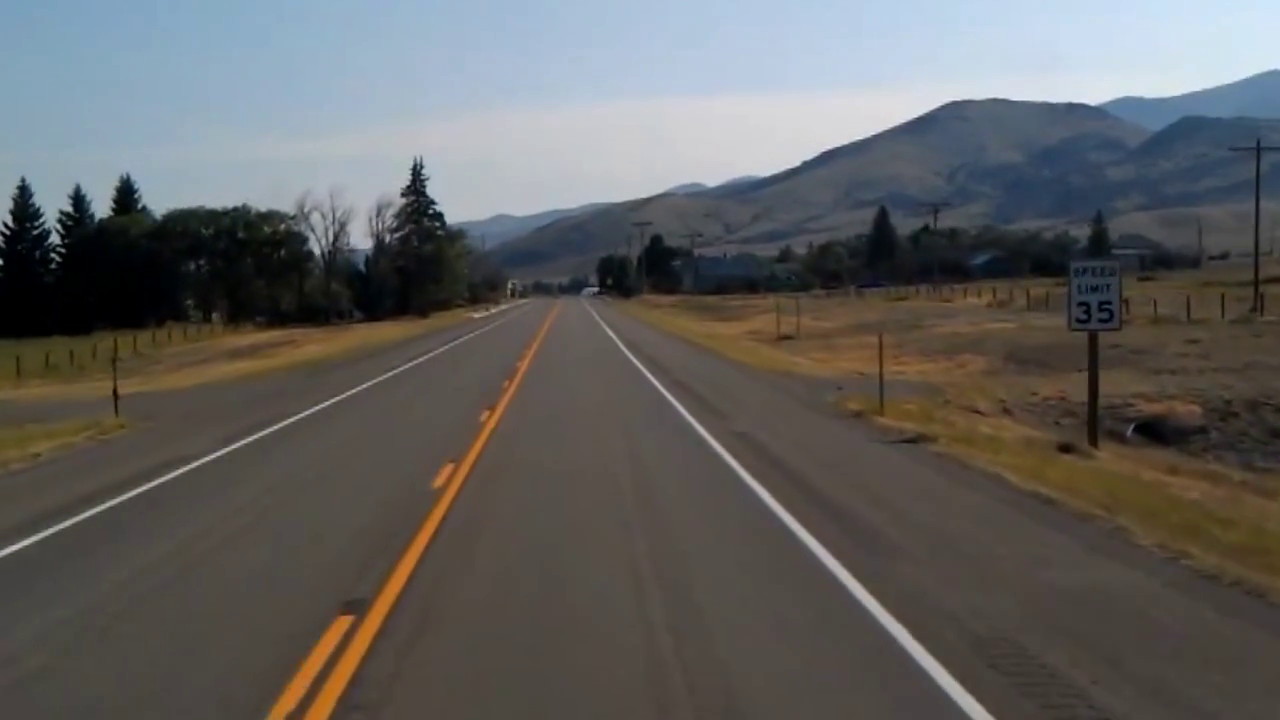
#> input picture frame 39 of section 5-Computer Vision Finding Lane Lines-Open CV/test2 (online-video-cutter.com).mp4, 1280 x 720 px, given in place of test2.mp4, which was not available
$ jupyter execute '10. Finding Lanes on a Video.ipynb'   (text cells are left out)
#> lines starting #> are read from the running program, lines starting #| are printed output that depends on the picture; after the words box and inside, x2 and y2 are one past the last pixel; in counts of white or black regions, pixels touching at a corner belong together; pictures that were not available may be replaced by others from this repository, and a replacement may not be noted
[cell 1]
import cv2
import numpy as np


def canny(image):
    gray_image = cv2.cvtColor(image, cv2.COLOR_RGB2GRAY)
    smooth_image = cv2.GaussianBlur(gray_image, (5,5), 0)
    canny_image = cv2.Canny(smooth_image, 50, 150)
    return canny_image


def region_of_interest(image):
    image_bottom = image.shape[0] # // 704 biggest height
    #triangle = np.array([ (200, image_bottom), (1100, image_bottom), (550, 250) ])
    # // added square brackets so that it can be an array because of the requirement of the fillpoly() function
    polygon = np.array( [ [ (200, image_bottom), (1100, image_bottom), (550, 250) ] ]  )
    mask_image = np.zeros_like(image) # // black image(mask) to put the polygon in
    cv2.fillPoly(mask_image, polygon, 255) # // now the polygon is in the mask, in white color
    masked_image = cv2.bitwise_and(image, mask_image)
    return masked_image


def display_lines(image, lines):
    # // create a mask picture for the lines
    line_image = np.zeros_like(image)
    if lines is not None:
        for line in lines:
            #print(line)  # // this shows each line that isn't none, is 2D, we need to change it to 1D
            x1, y1, x2, y2 = line.reshape(4)
            cv2.line(line_image, (x1, y1), (x2, y2), (0, 255, 0), 10) # // now the line is merged
            # // until now this shows the lines in the masked image but in a correct position thanks to Hough function
            #cv2.line(line_image, (x1, y1), (x2, y2), (0, 0, 255), 17)
            #cv2.line(line_image, (x1, y1), (x2, y2), (255, 0, 0), 17)
    return line_image


# // this was done at the end of average_slope_intercept function
def make_coordinates(image, line_parameters):
    #slope, intercept = line_parameters
    try:                                        # // ***solution for ERROR when there is a gap between lines
        slope, intercept = line_parameters
    except TypeError:
        slope, intercept = 0.01, 0.01
    # // with this part above, I don't need the if statement "if len()"

    y1 = image.shape[0]                         # // 704
    y2 = int(y1 * (3/5) )                       # // 422
    # // can change it to (2/5) to make the lines taller
    x1 = int( (y1 - intercept) / slope)           # // depends on the slope and y-intercept
    x2 = int( (y2 - intercept) / slope)           # // depends on the slope and y-intercept
    return np.array([x1, y1, x2, y2])


def average_slope_intercept(image, lines):
    left_fit = []
    right_fit = []
    #if lines is None:    # // **this is among the solution of the video not working midway
    #    return None      # // it doesn't matter much

    for line in lines:
        x1, y1, x2, y2 = line.reshape(4)
        parameters = np.polyfit((x1, x2), (y1, y2), 1)
        #print(parameters)  # // this shows the slope as the first element and the y-intercept as the second.
        slope = parameters[0]
        intercept = parameters[1]
        if slope < 0:
            left_fit.append( (slope, intercept) )
        else:
            right_fit.append( (slope, intercept) )
    #print(left_fit) # // this shows all the slopes and y-intercepts of the lines on the left
    #print(right_fit) # // this shows all the slopes and y-intercepts of the lines on the right

    #if len(left_fit) and len(right_fit):  # // ** among the solution of video stopping

    left_fit_average = np.average(left_fit, axis=0)
    right_fit_average = np.average(right_fit, axis=0)

    average_LeftLine = make_coordinates(image, left_fit_average)
    average_RightLine = make_coordinates(image, right_fit_average)

    averaged_lines = [average_LeftLine, average_RightLine]
    return averaged_lines   # // this was changed, but it doesn't do anything different

    #return np.array([average_LeftLine, average_RightLine]) # // the original


#@"""

[cell 2]
video_path = 'test2.mp4'
video = cv2.VideoCapture(video_path)

while video.isOpened():
    _, pic_frame = video.read()            # // replace lane_image by frame
#> pic_frame is the input picture: shape (720, 1280, 3); mean B, G, R 96.1, 97.1, 97.7

    # // edge detected image/canny
    edgeDetected_image = canny(pic_frame)
#> in canny, `gray_image = cv2.cvtColor(image, cv2.COLOR_RGB2GRAY)`:
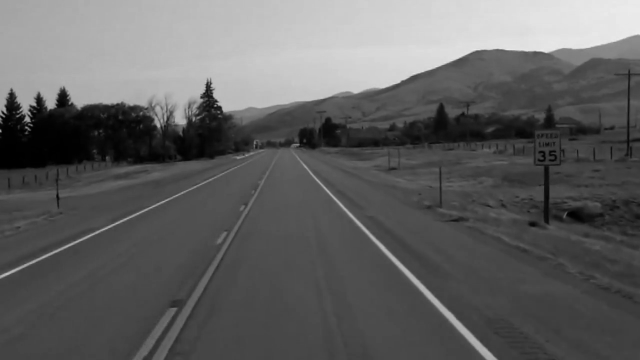
#> gray_image: shape (720, 1280) (shown at 1/2 size); min 0, max 241, mean 96.9
#> in canny, `canny_image = cv2.Canny(smooth_image, 50, 150)`:
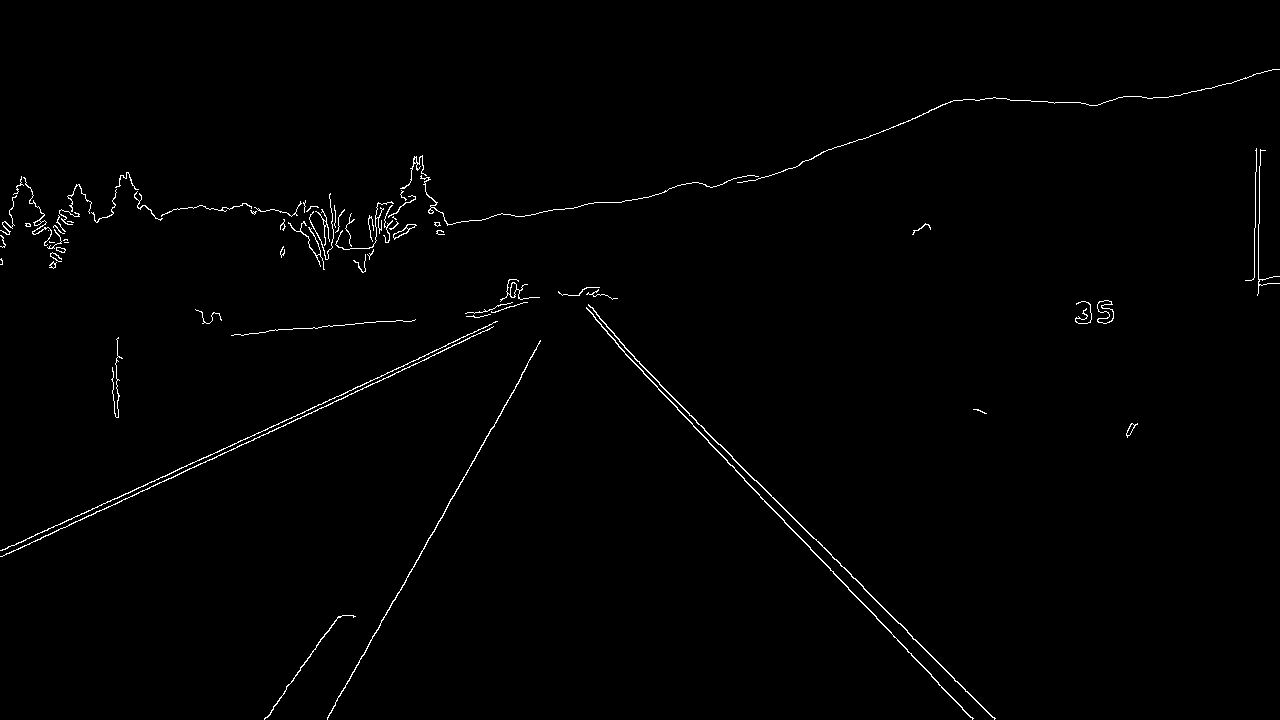
#> canny_image: shape (720, 1280); 0.91% white in thin lines or dots

    # // masked_lane_image
    masked_lane_image = region_of_interest(edgeDetected_image)
#> in region_of_interest, `masked_image = cv2.bitwise_and(image, mask_image)`:
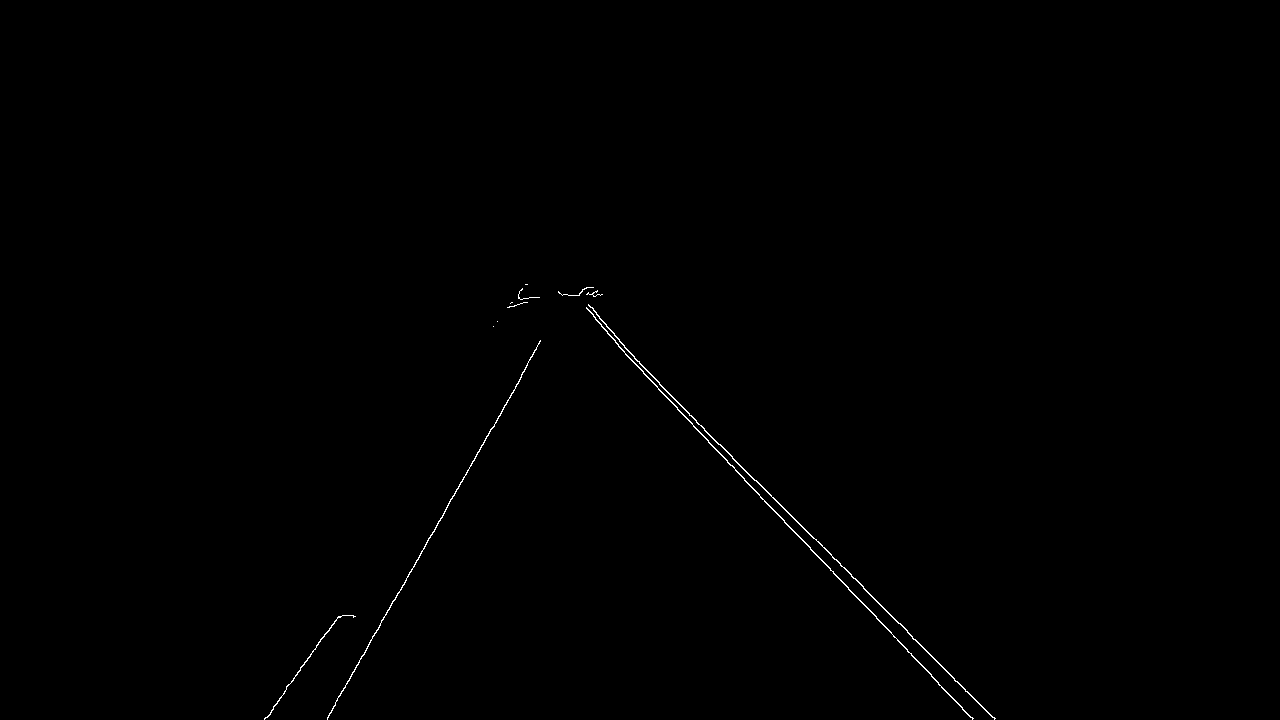
#> masked_image: shape (720, 1280); 0.27% white in thin lines or dots, all inside (x1, y1, x2, y2) = (264, 284, 996, 720)

    # // the lines by Hough Transform
    lines = cv2.HoughLinesP(masked_lane_image, 2, np.pi / 180, 100, np.array([]), minLineLength=40, maxLineGap=5)
#> lines = 13 rows, first 6: [756, 480, 994, 718], [708, 442, 848, 587], [907, 632, 994, 719], [335, 702, 467, 472], [859, 599, 956, 702], [619, 341, 718, 444]

    # // the averaged lines optimization
    averaged_lines = average_slope_intercept(pic_frame, lines)
#> the loop in average_slope_intercept, `for line in lines:` made 13 passes
#> (x1, y1, x2, y2, slope, intercept) on passes 1 to 8: (756, 480, 994, 718, 1, -276), (708, 442, 848, 587, 1.04, -291.3), (907, 632, 994, 719, 1, -275), (335, 702, 467, 472, -1.74, 1285.7), (859, 599, 956, 702, 1.06, -313.1), (619, 341, 718, 444, 1.04, -303), (658, 389, 744, 478, 1.03, -292), (471, 465, 540, 341, -1.8, 1311.4)
#> after the loop in average_slope_intercept, `for line in lines:`: left_fit = [(-1.74, 1285.7), (-1.8, 1311.4), (-1.38, 1084), (-1.74, 1285.4)]; right_fit = [(1, -276), (1.04, -291.3), (1, -275), (1.06, -313.1), (1.04, -303), (1.03, -292), (1, -275), (1.05, -300), (1.13, -362.4)]
#> in average_slope_intercept, `left_fit_average = np.average(left_fit, axis=0)`: left_fit_average = [-1.67, 1241.6]
#> in average_slope_intercept, `right_fit_average = np.average(right_fit, axis=0)`: right_fit_average = [1.04, -298.6]
#> in make_coordinates, `slope, intercept = line_parameters`: slope = -1.67; intercept = 1241.6
#> in make_coordinates, `x1 = int( (y1 - intercept) / slope)`: x1 = 313
#> in make_coordinates, `x2 = int( (y2 - intercept) / slope)`: x2 = 486
#> in average_slope_intercept, `average_LeftLine = make_coordinates(image, left_fit_average)`: average_LeftLine = [313, 720, 486, 432]
#> in average_slope_intercept, `average_RightLine = make_coordinates(image, right_fit_average)`: average_RightLine = [980, 720, 703, 432]
#> in average_slope_intercept, `averaged_lines = [average_LeftLine, average_RightLine]`: averaged_lines = [[313, 720, 486, 432], [980, 720, 703, 432]]
#> averaged_lines = [[313, 720, 486, 432], [980, 720, 703, 432]]

    # // the optimized average lines
    avg_lines_image = display_lines(pic_frame, averaged_lines)
#> the loop in display_lines, `for line in lines: #print(line)  # // this shows each line that isn't ..` made 2 passes

    # // the lane image with lines
    lane_image_with_lines = cv2.addWeighted(pic_frame, 0.8, avg_lines_image, 1, 1)
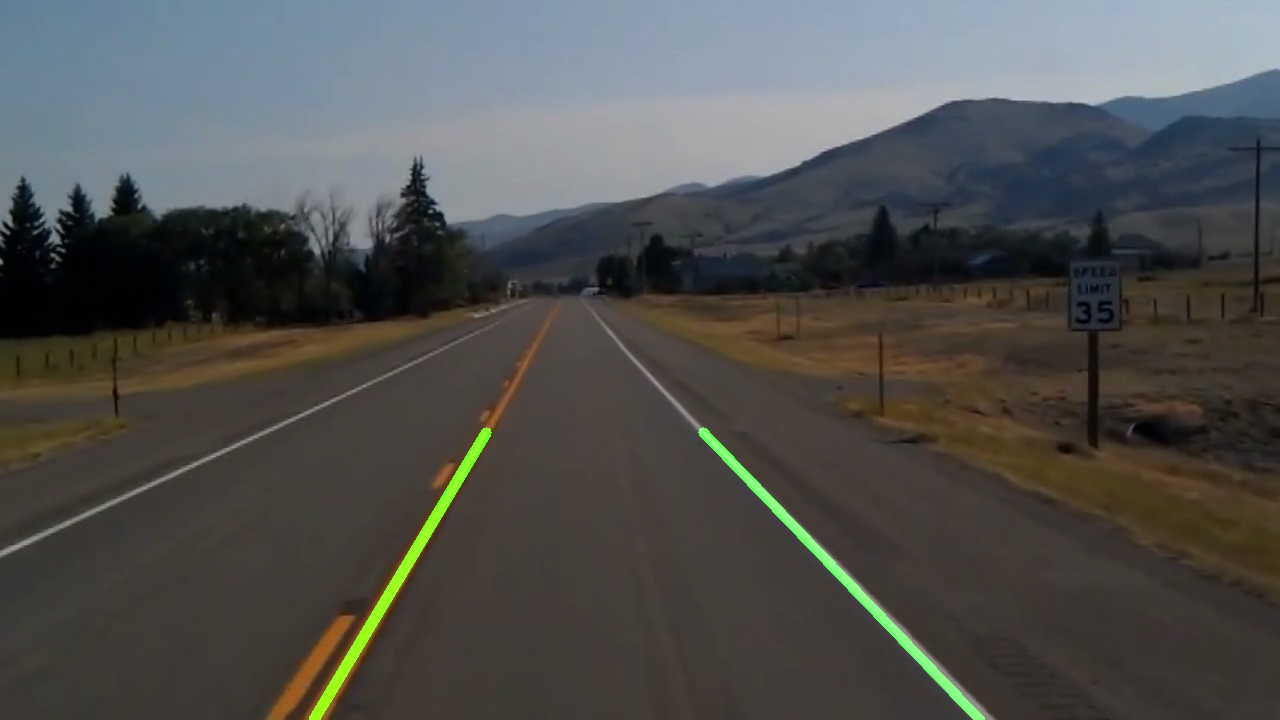
#> lane_image_with_lines: shape (720, 1280, 3); mean B, G, R 77.9, 79.9, 79.2

    # // showing the video
    cv2.imshow('Lane Video with the Lines', lane_image_with_lines)
    # // ** to show each frame in a 1 millisecond,
    # // we will add an if statement to add keyboard key to stop the video manually
    if cv2.waitKey(1) & 0xFF == ord('s'): # // type 's' to close
#> (key Esc is pressed here)
        break

# // these 2 functions are used to close the video properly
video.release()
cv2.destroyAllWindows()

$ run again, starting later in the video
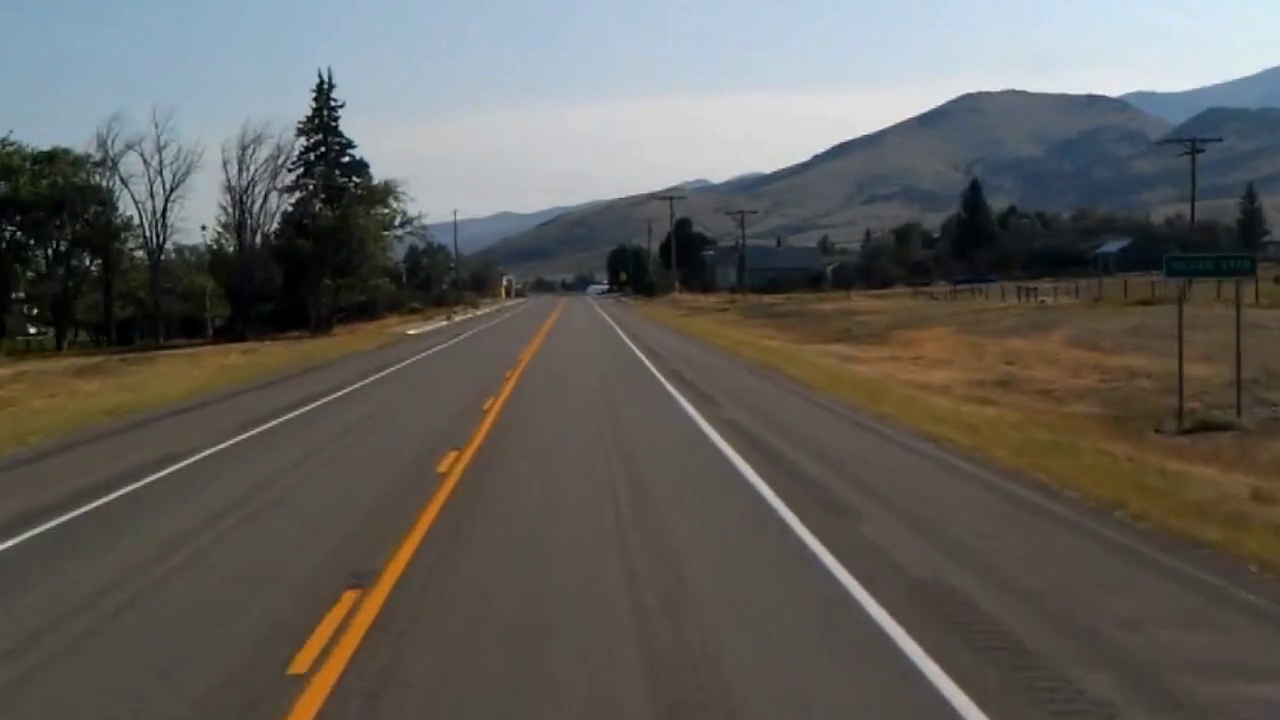
#> input picture frame 177 of section 5-Computer Vision Finding Lane Lines-Open CV/test2 (online-video-cutter.com).mp4, 1280 x 720 px, given in place of test2.mp4, which was not available
#> pic_frame is the input picture: shape (720, 1280, 3); mean B, G, R 91.6, 95.7, 97.5
#> in canny, `canny_image = cv2.Canny(smooth_image, 50, 150)`:
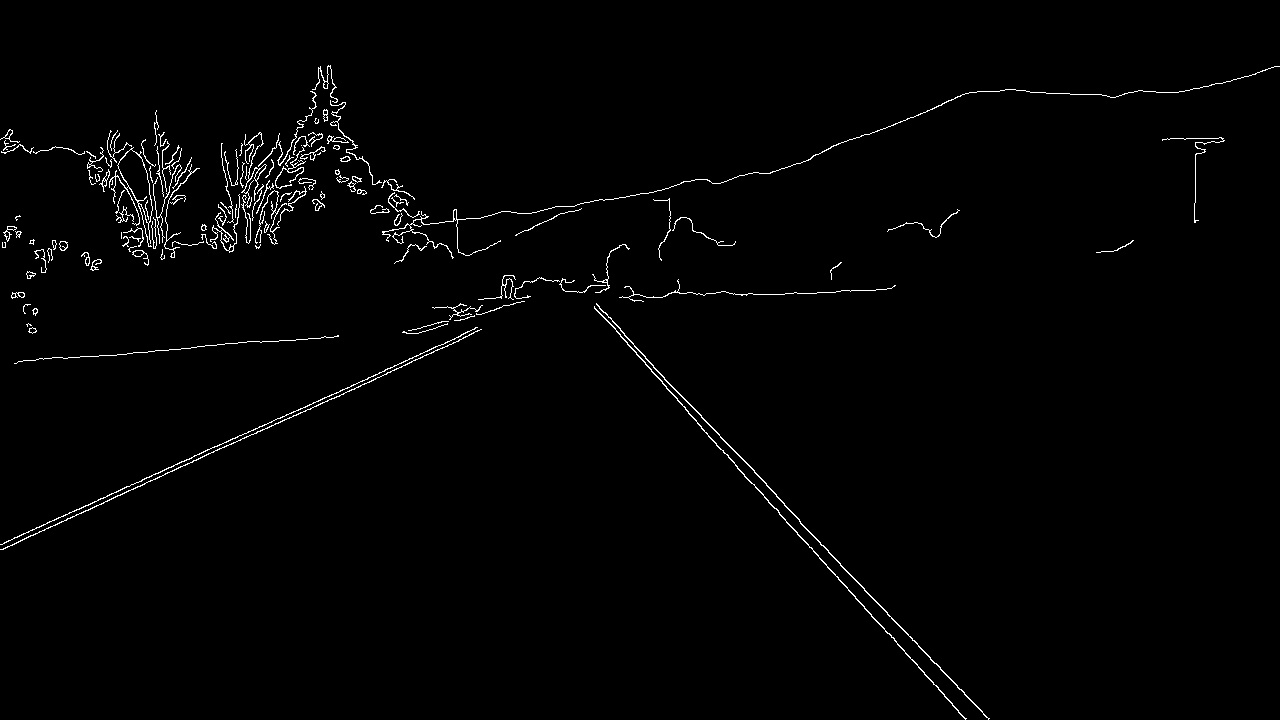
#> canny_image: shape (720, 1280); 1.3% white in thin lines or dots
#> mask_image: shape (720, 1280); 23% white; 1 white region, box (x1, y1, x2, y2) and area: (200, 250, 1100, 720) 211775
#> masked_image: shape (720, 1280); 0.19% white in thin lines or dots, all inside (x1, y1, x2, y2) = (509, 277, 990, 720)
#> lines = [[620, 336, 707, 433], [734, 450, 799, 519], [912, 640, 988, 718], [594, 306, 651, 369], [722, 450, 912, 660], [776, 496, 850, 575], [673, 387, 728, 445], [887, 614, 940, 667], [596, 303, 675, 390], [850, 574, 892, 618], [884, 628, 933, 684], [810, 532, 877, 603]]
#> the loop in average_slope_intercept, `for line in lines:` made 12 passes
#> (x1, y1, x2, y2, slope, intercept) on passes 1 to 8: (620, 336, 707, 433, 1.11, -355.3), (734, 450, 799, 519, 1.06, -329.2), (912, 640, 988, 718, 1.03, -296), (594, 306, 651, 369, 1.11, -350.5), (722, 450, 912, 660, 1.11, -348), (776, 496, 850, 575, 1.07, -332.4), (673, 387, 728, 445, 1.05, -322.7), (887, 614, 940, 667, 1, -273)
#> after the loop in average_slope_intercept, `for line in lines:`: left_fit = []; right_fit = [(1.11, -355.3), (1.06, -329.2), (1.03, -296), (1.11, -350.5), (1.11, -348), (1.07, -332.4), (1.05, -322.7), (1, -273), (1.1, -353.4), (1.05, -316.5), (1.14, -382.3), (1.06, -326.4)]
#> left_fit_average = nan
#> right_fit_average = [1.07, -332.1]
#> average_LeftLine = [71999, 720, 43199, 432]
#> average_RightLine = [979, 720, 711, 432]
#> in average_slope_intercept, `averaged_lines = [average_LeftLine, average_RightLine]`: averaged_lines = [[71999, 720, 43199, 432], [979, 720, 711, 432]]
#> the loop in display_lines, `for line in lines: #print(line)  # // this shows each line that isn't ..` made 2 passes
#> `lane_image_with_lines = cv2.addWeighted(pic_frame, 0.8, avg_lines_imag..`:
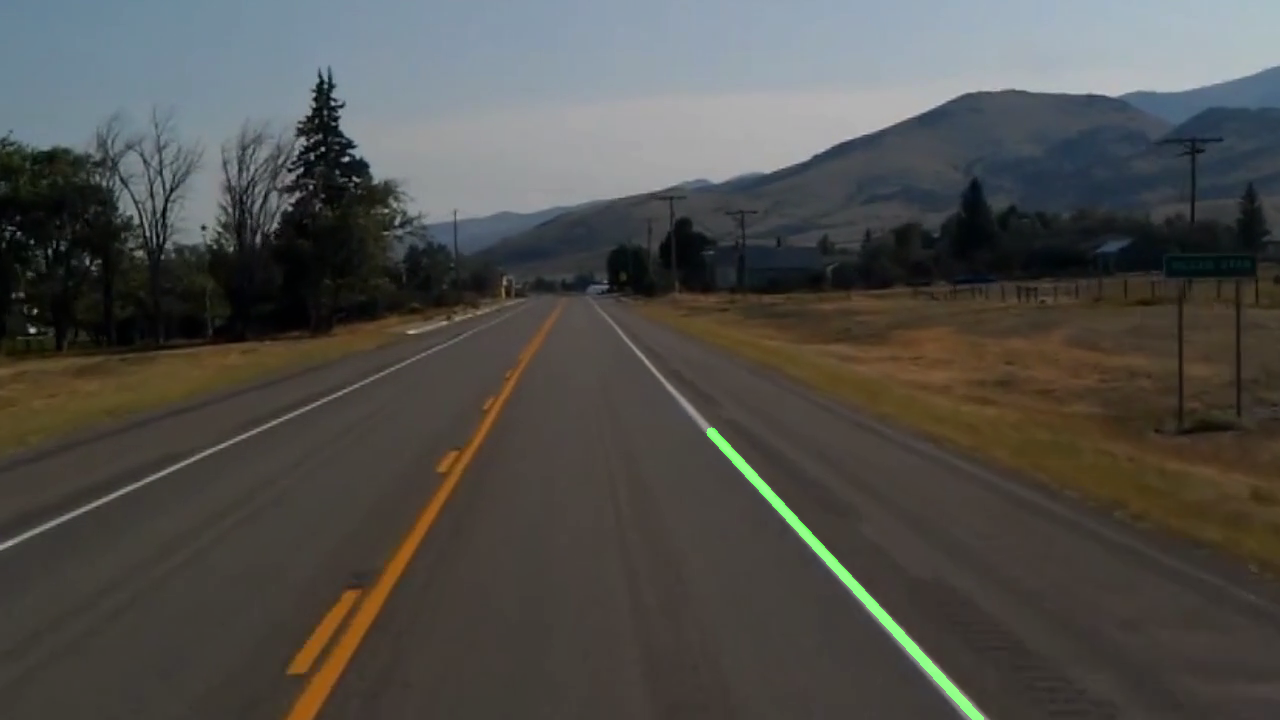
#> lane_image_with_lines: shape (720, 1280, 3); mean B, G, R 74.2, 78, 79
